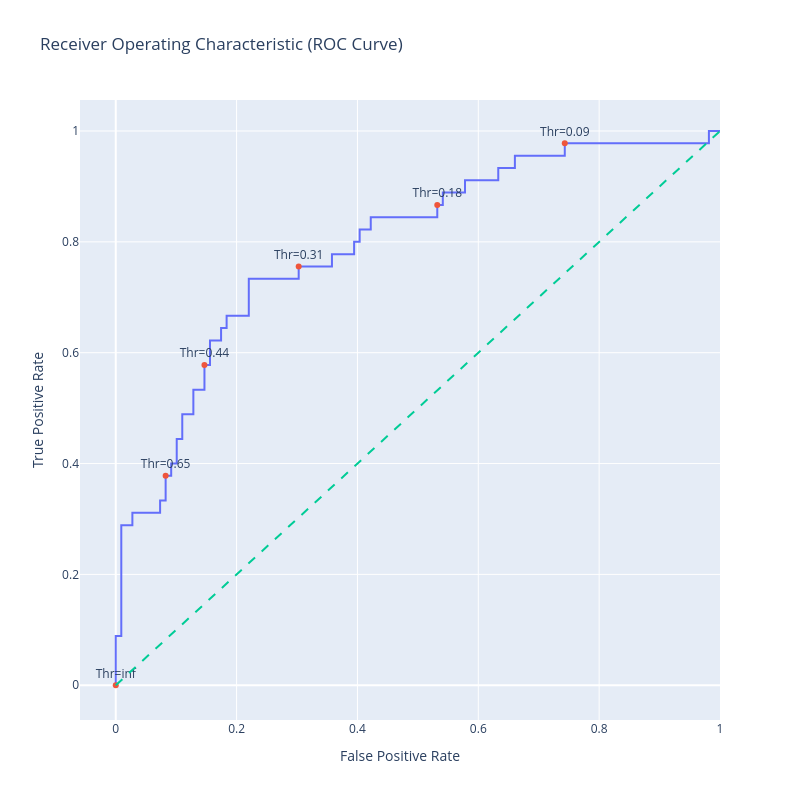

The code cell stored with this chart in its notebook:
### Markdown cell above
# roc curve

### Code cell
import plotly.graph_objects as go
import numpy as np


# Generate a trace for ROC curve
trace0 = go.Scatter(
    x=fpr,
    y=tpr,
    mode='lines',
    name='ROC curve'
)

# Only label every nth point to avoid cluttering
n = 10
indices = np.arange(len(thresholds)) % n == 0  # Choose indices where index mod n is 0

trace1 = go.Scatter(
    x=fpr[indices],
    y=tpr[indices],
    mode='markers+text',
    name='Threshold points',
    text=[f"Thr={thr:.2f}" for thr in thresholds[indices]],
    textposition='top center'
)


# Diagonal line
trace2 = go.Scatter(
    x=[0, 1],
    y=[0, 1],
    mode='lines',
    name='Random (Area = 0.5)',
    line=dict(dash='dash')
)

data = [trace0, trace1, trace2]

# Define layout with square aspect ratio
layout = go.Layout(
    title='Receiver Operating Characteristic (ROC Curve)',
    xaxis=dict(title='False Positive Rate'),
    yaxis=dict(title='True Positive Rate'),
    autosize=False,
    width=800,
    height=800,
    showlegend=False
)

# Define figure and add data
fig = go.Figure(data=data, layout=layout)

# Show figure
fig.show()

### Figure 1 — Plotly figure (JSON) as saved in the notebook; plotly's stock layout.template omitted (floating-point values rounded to 4 significant figures)
{"data": [{"mode": "lines", "name": "ROC curve", "type": "scatter", "x": [0.0, 0.0, 0.0, 0.009174, 0.009174, 0.02752, 0.02752, 0.07339, 0.07339, 0.08257, 0.08257, 0.09174, 0.09174, 0.1009, 0.1009, 0.1101, 0.1101, 0.1284, 0.1284, 0.1468, 0.1468, 0.156, 0.156, 0.1743, 0.1743, 0.1835, 0.1835, 0.2202, 0.2202, 0.3028, 0.3028, 0.3578, 0.3578, 0.3945, 0.3945, 0.4037, 0.4037, 0.422, 0.422, 0.5321, 0.5321, 0.5413, 0.5413, 0.578, 0.578, 0.633, 0.633, 0.6606, 0.6606, 0.7431, 0.7431, 0.9817, 0.9817, 1.0], "y": [0.0, 0.02222, 0.08889, 0.08889, 0.2889, 0.2889, 0.3111, 0.3111, 0.3333, 0.3333, 0.3778, 0.3778, 0.4, 0.4, 0.4444, 0.4444, 0.4889, 0.4889, 0.5333, 0.5333, 0.5778, 0.5778, 0.6222, 0.6222, 0.6444, 0.6444, 0.6667, 0.6667, 0.7333, 0.7333, 0.7556, 0.7556, 0.7778, 0.7778, 0.8, 0.8, 0.8222, 0.8222, 0.8444, 0.8444, 0.8667, 0.8667, 0.8889, 0.8889, 0.9111, 0.9111, 0.9333, 0.9333, 0.9556, 0.9556, 0.9778, 0.9778, 1.0, 1.0]}, {"mode": "markers+text", "name": "Threshold points", "text": ["Thr=inf", "Thr=0.65", "Thr=0.44", "Thr=0.31", "Thr=0.18", "Thr=0.09"], "textposition": "top center", "type": "scatter", "x": [0.0, 0.08257, 0.1468, 0.3028, 0.5321, 0.7431], "y": [0.0, 0.3778, 0.5778, 0.7556, 0.8667, 0.9778]}, {"line": {"dash": "dash"}, "mode": "lines", "name": "Random (Area = 0.5)", "type": "scatter", "x": [0, 1], "y": [0, 1]}], "layout": {"autosize": false, "height": 800, "showlegend": false, "title": {"text": "Receiver Operating Characteristic (ROC Curve)"}, "width": 800, "xaxis": {"title": {"text": "False Positive Rate"}}, "yaxis": {"title": {"text": "True Positive Rate"}}}}
